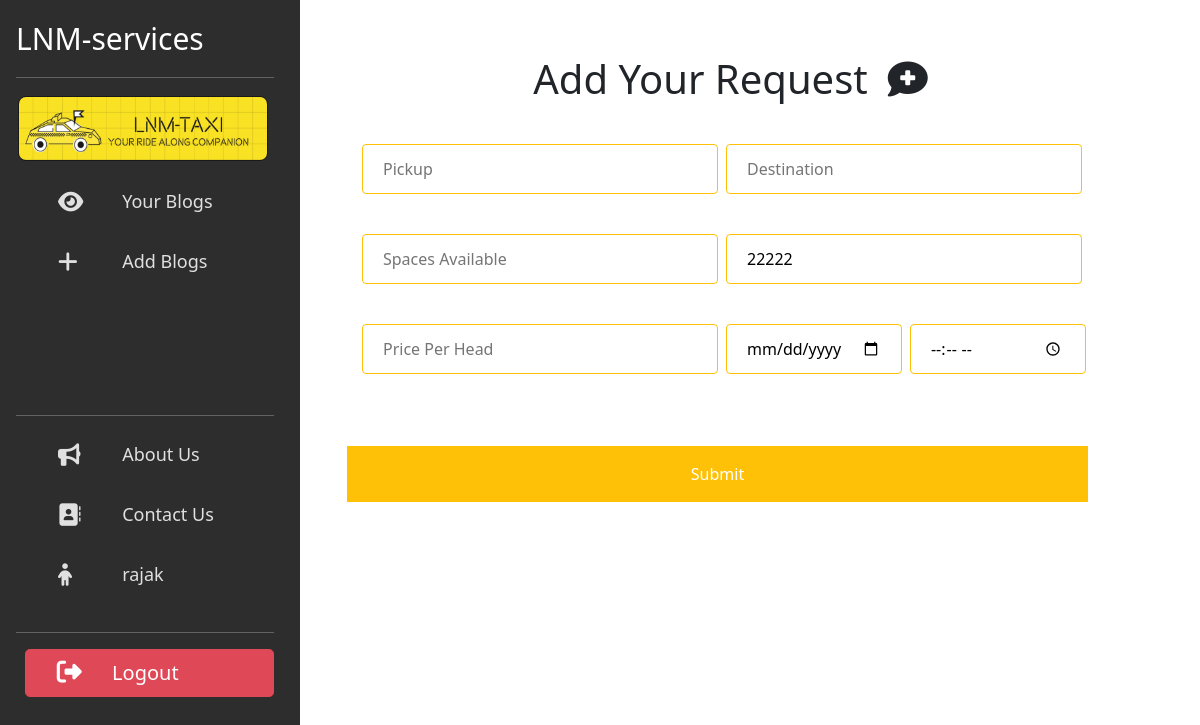
/LNMtaxi/insert_blogs/ (signed in), run on an earlier commit of the app's database.
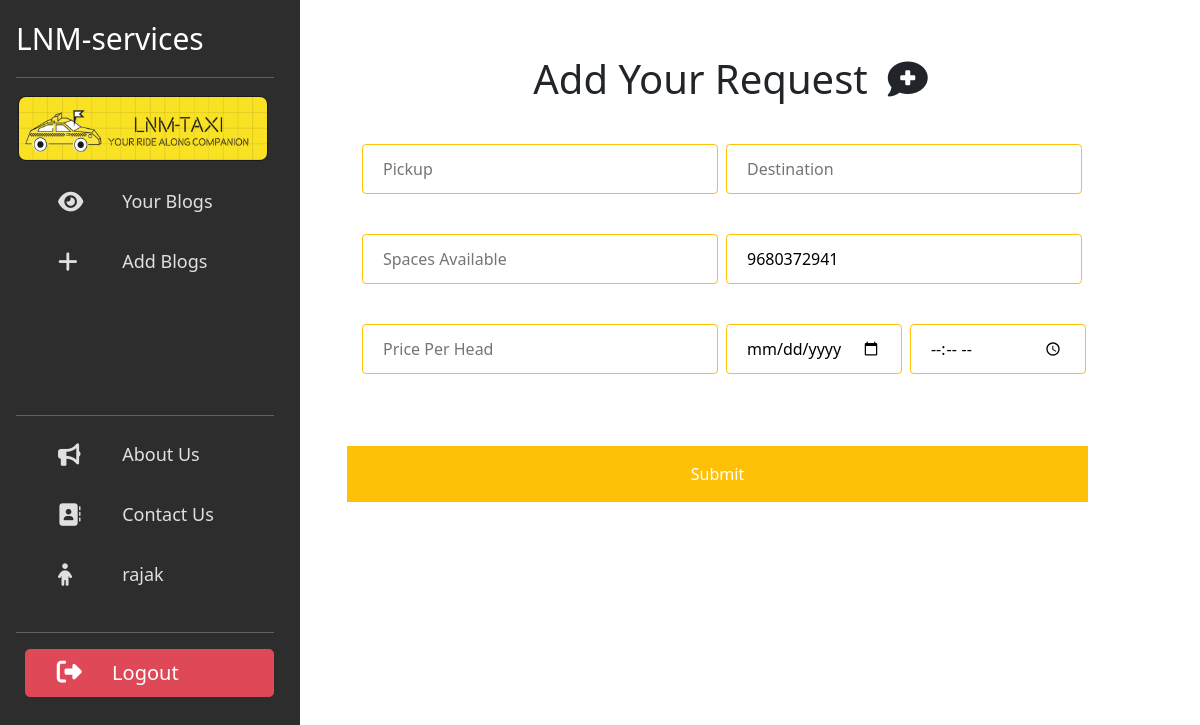
And on a later commit of the database.
### accounts/models.py (models this page shows)
class Accounts(models.Model):
    user_name = models.CharField(max_length=25, primary_key=True)
    email = models.EmailField(unique=True)
    phone_num = models.BigIntegerField()
    password = models.CharField(max_length=25)

### LNMtaxi/views.py (the view, shortened to what this page needs)
# urls.py: path('insert_blogs/', views.insert_blogs, name='insert_blogs'),
def insert_blogs(request):
    account = Accounts.objects.get(user_name=request.session[('uid')])
    context = {'username': request.session['uid'], 'account': account}
    return render(request, 'LNMtaxi/insert_blog.html', context)

### templates/LNMtaxi/insert_blog.html (shortened to what this page needs)
{% load static %}
{% block content %}
<head>
  <link href="https://cdn.jsdelivr.net/npm/bootstrap@5.0.2/dist/css/bootstrap.min.css" rel="stylesheet"
>
</head>
<body>
  <div id="wrapper">
    <div id="sidebar-wrapper" style="width:300px;">
      <div class="d-flex flex-column flex-shrink-0 p-3 text-white" style="width: 290px;">
        <a href="/" class="d-flex align-items-center mb-3 mb-md-0 me-md-auto text-white text-decoration-none"
          style="font-size:30px;">
          LNM-services
        </a>
        <hr>
        <ul class="sidebar-nav flex-column mb-auto">
          <a href="{% url 'LNMtaxi_home' %}">
            <img src="{% static 'img/taxi/taxi_logo.png'  %}" style="border: 1px solid black;border-radius: 8px;"
              width="250px" height="65px" alt="...">
          </a>
          <li>
            <a href="{% url 'view_blogs' %}">
              <i class="w-25 fas fa-eye fa-lg me-3" aria-hidden="true"></i>
              Your Blogs
            </a>
          </li>
          <li>
            <a href="{% url 'insert_blogs' %}">
              <i class="w-25 fas fa-plus fa-lg me-3" aria-hidden="true"></i>
              Add Blogs
            </a>
          </li>
        </ul>
        <br /><br /><br /><br />
        <hr>
        <ul class="sidebar-nav flex-column mb-auto">
          <li>
            <a href="{% url 'about' %}">
              <i class="w-25 fas fa-bullhorn fa-lg me-3" aria-hidden="true"></i>
              About Us
            </a>
          </li>
          <li>
            <a href="{% url 'contact' %}">
              <i class="w-25 fas fa-address-book fa-lg me-3" aria-hidden="true"></i>
              Contact Us
            </a>
          </li>
          <li>
            <a href="{% url 'profile' %}">
              <i class="w-25 fas fa-child fa-lg me-3" aria-hidden="true"></i>
              {{username}}
            </a>
          </li>
        </ul>
        <hr>
        <div>
          <ul>
            <a href="{% url 'logout' %}"
              class=" btn btn-lg btn-danger btn-block text-white d-grid d-flex align-items-center mb-2"
              style="margin-left:-10%;">
              <i class="w-25 fas fa-sign-out-alt fa-lg me-3" aria-hidden="true"></i>
              Logout
            </a>
          </ul>
        </div>
      </div>
    </div>
    <div id="content-wrapper">
      <div class="container-fluid">
        <div class="row">
          <div class="col-lg-12">
            <div class="row mx-auto" style="margin-top:40px;">
              <h1 class="d-flex justify-content-center">Add Your Request <i class="fas fa-comment-medical ms-3 p-1"></i>
              </h1>
              <div style="padding: 25px 70px;">
                <form method="POST" action="{% url 'insert_blogs' %}">
                  <input type="text" id="pickup" name="pickup" placeholder="Pickup" required>&nbsp;
                  <input type="text" id="drop" name="drop" placeholder="Destination" required><br><br>
                  <input type="number" id="Space" name="space" placeholder="Spaces Available" required>&nbsp;
                  <input type="number" id="Contact num" name="contact_num" placeholder="Contact Number"
                    value="{{account.phone_num}}" required><br><br>
                  <input type="number" id="Fare" name="fare" placeholder="Price Per Head" required>&nbsp;
                  <input type="date" id="Date" name="date" required>&nbsp;
                  <input type="time" id="Time" name="time" required><br><br>
                  <input type="submit" value="Submit">
                </form>
              </div>
            </div>
          </div>
        </div>
      </div>
    </div>
  </div>
</body>
{% endblock %}

What changed in the data, as far as the page shows it:
changed Accounts "rajak": contact_num "22222" → "9680372941"
